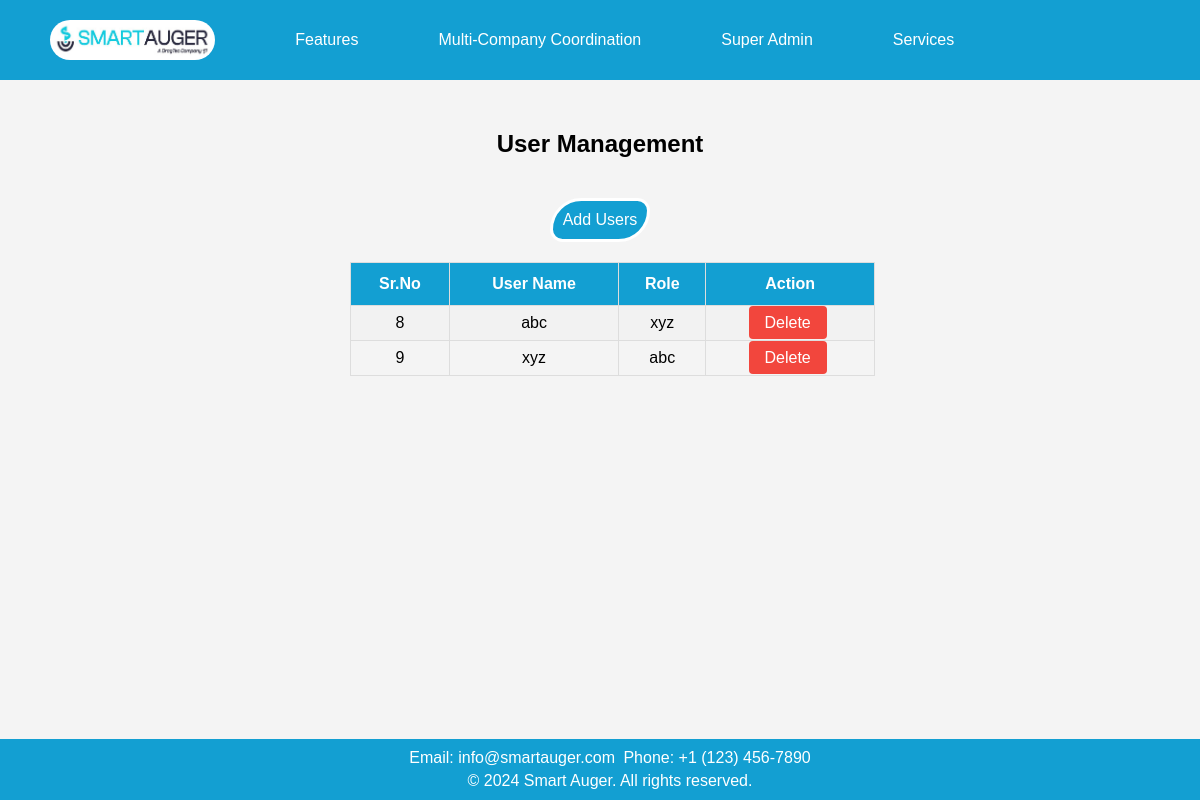
/user_management/, run on the app's committed database.
### app1/models.py (models this page shows, shortened)
class user_management_model(models.Model):
    sr = models.AutoField(primary_key=True,unique=True)
    username = models.CharField(max_length=50)
    role = models.CharField(max_length=50)

### app1/views.py (the view)
# urls.py: path('user_management/',views.user_management,name='user_management'),
def user_management(request):
    data = user_management_model.objects.all()
    return render(request,'app1/user_management.html',{'data':data})

### app1/templates/app1/user_management.html (shortened to what this page needs)
<!DOCTYPE html>
<html lang="en">
<head>
    {% load static %}
</head>
<body>
    <header>
        <nav class="nav">
            <a class="logo" href="#"><img src="{% static 'app1/images/icon.jpg' %}" alt="Logo"></a>
            <div class="dropdown">
                <a href="#">Features</a>
            </div>
            <div class="dropdown">
                <a href="#" class="dropbtn">Multi-Company Coordination</a>
            </div>
            <div class="dropdown">
                <a href="#">Super Admin</a>
            </div>
            <div class="dropdown">
                <a href="#">Services</a>
            </div>
        </nav>
    </header>
    <div class="user">
        <h2 class="heading1">User Management</h2>
        <a class="add" href="{% url 'add_user' %}">Add Users</a>
    </div>
    <div id="table-container">
    <table id="customers">
        <tr>
            <th>Sr.No</th>
            <th>User Name</th>
            <th>Role</th>
            <th>Action</th>
        </tr>
        {% for i in data %}
            <tr>
                <td>{{ i.sr }}</td>
                <td>{{ i.username }}</td>
                <td>{{ i.role }}</td>
                <td>
                    <a href="{% url 'task_delete1' i.pk %}" class="delete-btn">Delete</a>
                </td>
            </tr>
            {% endfor %}
    </table>
</div>
    <footer>
        <p>Email: info@smartauger.com</p>
        <p>Phone: +1 (123) 456-7890</p>
        <div class="footer-bottom">
            <p>&copy; 2024 Smart Auger. All rights reserved.</p>
        </div>
    </footer>
</body>
</html>

### app1/templates/app1/user_management.html (style rules this page uses)
body { font-family: 'Verdana', sans-serif; width: 100%; margin: 0; padding-top: 10vh; padding-bottom: 80px; background: #f4f4f4; box-sizing: border-box; }
header { background-color: #139FD2; color: white; text-align: center; padding: 20px 0; position: fixed; top: 0; width: 100%; z-index: 1000; display: flex; justify-content: space-between; align-items: center; }
header { background-color: #139FD2; color: white; text-align: center; padding: 10px 0; position: fixed; top: 0; width: 100%; z-index: 1000; }
.nav { display: flex; align-items: center; margin-right: 104px; }
.nav a { padding: 10px 15px; color: white; text-decoration: none; display: inline-block; margin-left: 50px; white-space: nowrap; }
.logo { margin-right: auto; }
.logo img { max-height: 40px; margin-left: -15px; float: left; border-radius: 20px; }
.dropdown { position: relative; }
footer { position: fixed; bottom: 0; width: 100%; background-color: #139FD2; color: white; text-align: center; padding: 10px; z-index: 1000; }
footer h4, footer p { white-space: nowrap; margin: 0; padding: 2px; display: inline; }
.footer-bottom { white-space: nowrap; padding-top: 5px; }
.footer-bottom p { margin: 0; }
.user { text-align: center; margin-top: 50px; }
#table-container { margin-top: 20px; margin-left: 350px; margin-right: 100px; }
#customers { font-family: Arial, Helvetica, sans-serif; border-collapse: collapse; width: 70%; }
#customers td, #customers th { border: 1px solid #ddd; padding: 8px; text-align: center; }
#customers tr:nth-child(even) { background-color: #f2f2f2; }
#customers th { padding-top: 12px; padding-bottom: 12px; background-color: #139FD2; color: white; }
.heading1 { text-align: center; color: black; }
.add { background-color: #139FD2; color: white; padding: 10px; border: solid; margin-top: 20px; display: inline-block; text-decoration: none; border-radius: 50px 20px; }
.delete-btn { background-color: #f2463d; color: white; padding: 8px 16px; border: none; border-radius: 4px; cursor: pointer; margin-right: 5px; text-decoration: none; }

### data on the page
user_management_model: sr "8", username "abc", role "xyz"
user_management_model: sr "9", username "xyz", role "abc"
